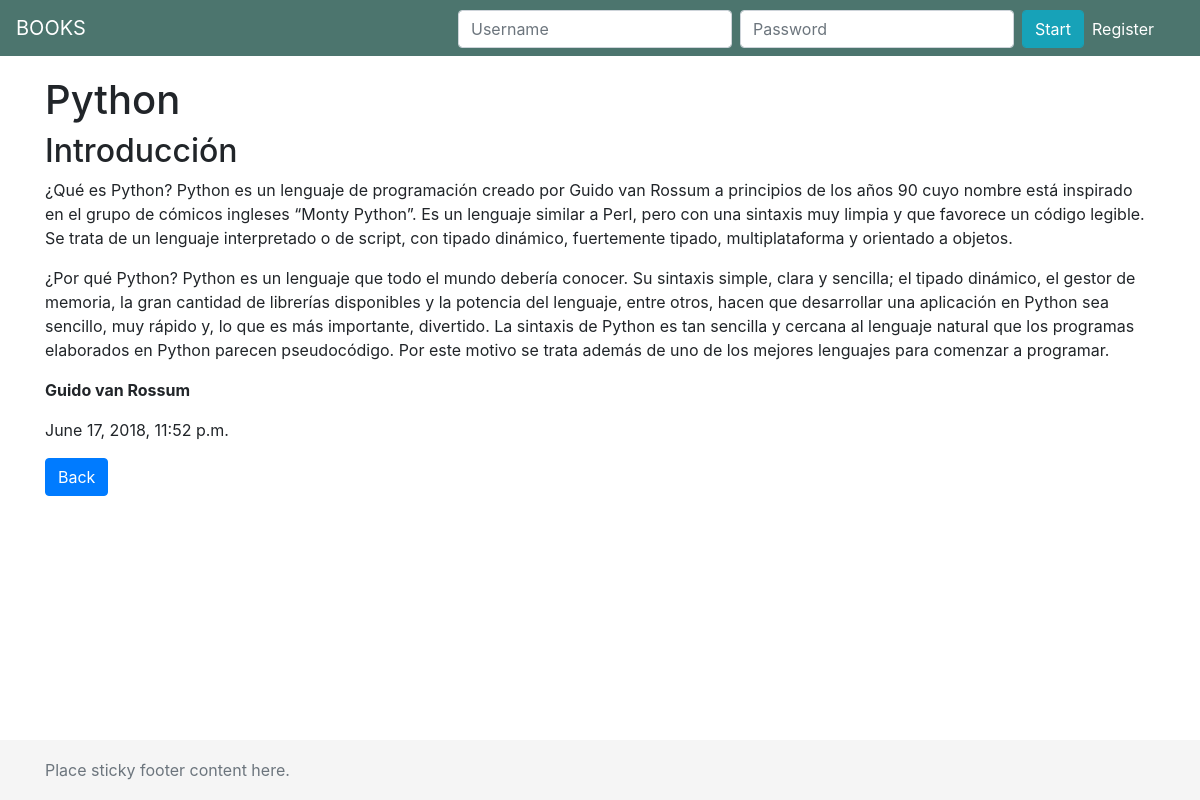
The app's page /home/book/view/2/, older data.
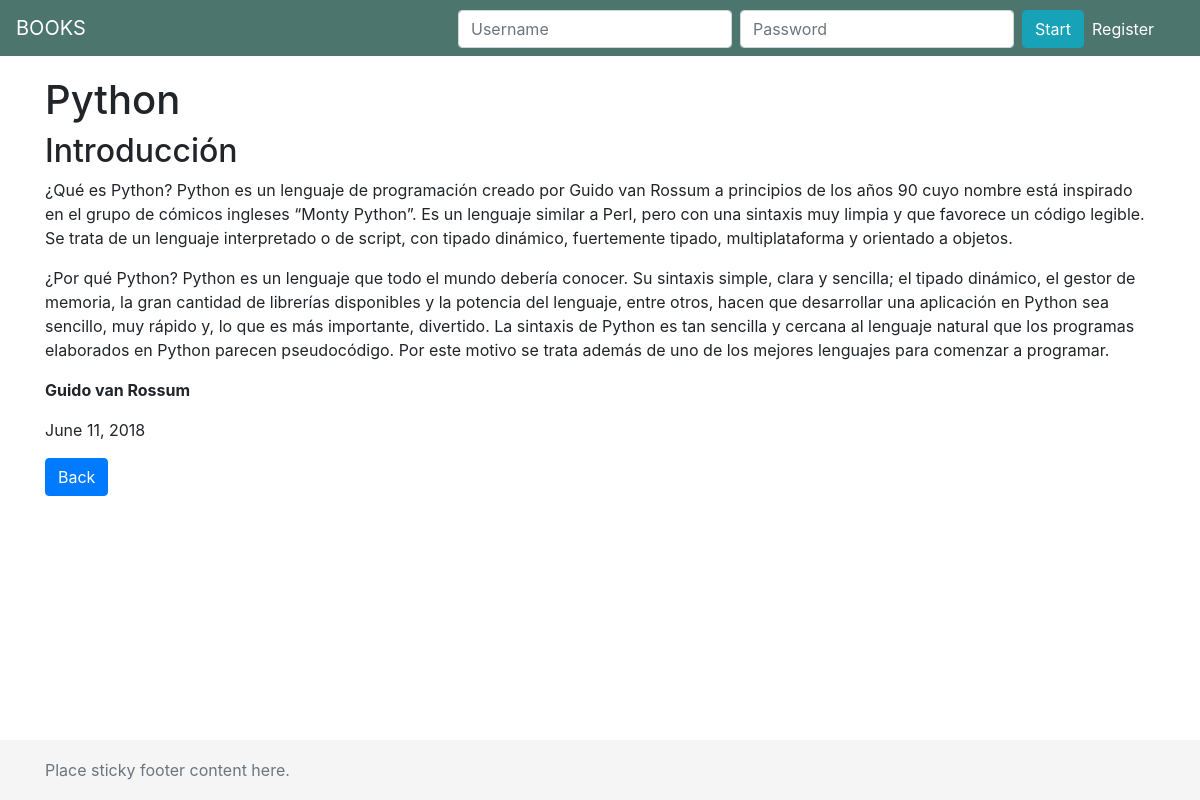
The same page, newer data.
### apps/models.py (models this page shows, shortened)
class Books(models.Model):
    title = models.CharField(max_length=150, )
    sub_title = models.CharField(max_length=100, )
    author = models.CharField(max_length=100, )
    description = models.TextField(max_length=800, )
    content = models.TextField(max_length=2000, )
    date_created = models.DateField(("Date"), default=datetime.date.today)

### apps/views.py (the view)
# urls.py: re_path(r'^book/view/(?P<pk>\d+)/$', views.BooksDetail.as_view(), name='book_view'),
class BooksDetail(DetailView):
    model = Books
    template_name = 'books/books_view.html'

### templates/books/books_view.html (shortened to what this page needs)
{% extends 'layouts/base.html' %}
{% load staticfiles %}
{% block content %}
    <h1>{{ books.title }}</h1>
    <h2>{{ books.sub_title }}</h2>
    <p>{{ books.description }}</p>
    <p>{{ books.content }}</p>
    <p><strong>{{ books.author }}</strong></p>
    <p>{{ books.date_created }}</p>
    <a class="btn btn-primary mr-auto" href="{% url 'book_list' %}">Back</a>
{% endblock %}

Row changes from the older to the newer data that the page shows:
changed Books "Python": date_created "June 17, 2018, 11:52 p.m." → "June 11, 2018"
